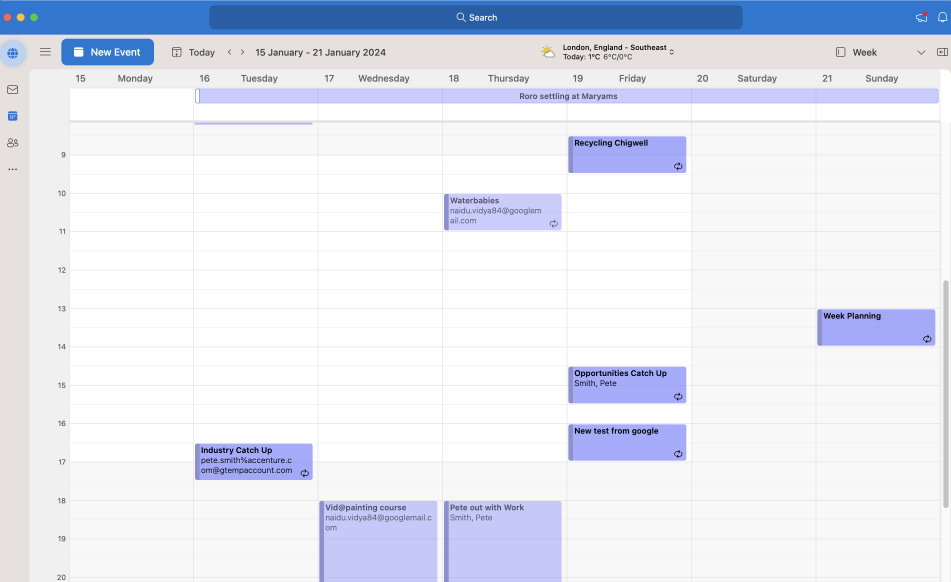
#> input picture images/Screenshot 2024-01-10 at 06.45.42.png, 2852 x 1746 px (shown at 1/3 size)
$ python identify_shapes.py
#> lines starting #> are read from the running program, lines starting #| are printed output that depends on the picture; after the words box and inside, x2 and y2 are one past the last pixel; in counts of white or black regions, pixels touching at a corner belong together
import cv2

# reading image
img = cv2.imread('images/Screenshot 2024-01-10 at 06.45.42.png')
#> img is the input picture: shape (1746, 2852, 3); mean B, G, R 241.9, 231.2, 227.3

# converting image into grayscale image
gray = cv2.cvtColor(img, cv2.COLOR_BGR2GRAY)
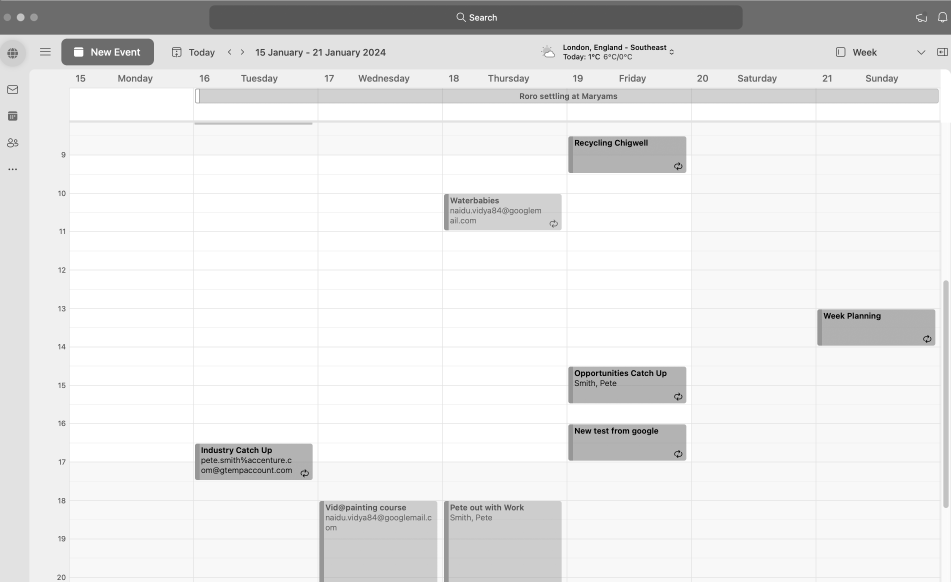
#> gray: shape (1746, 2852) (shown at 1/3 size); min 0, max 255, mean 231.2

# setting threshold of gray image
_, threshold = cv2.threshold(gray, 127, 255, cv2.THRESH_BINARY)
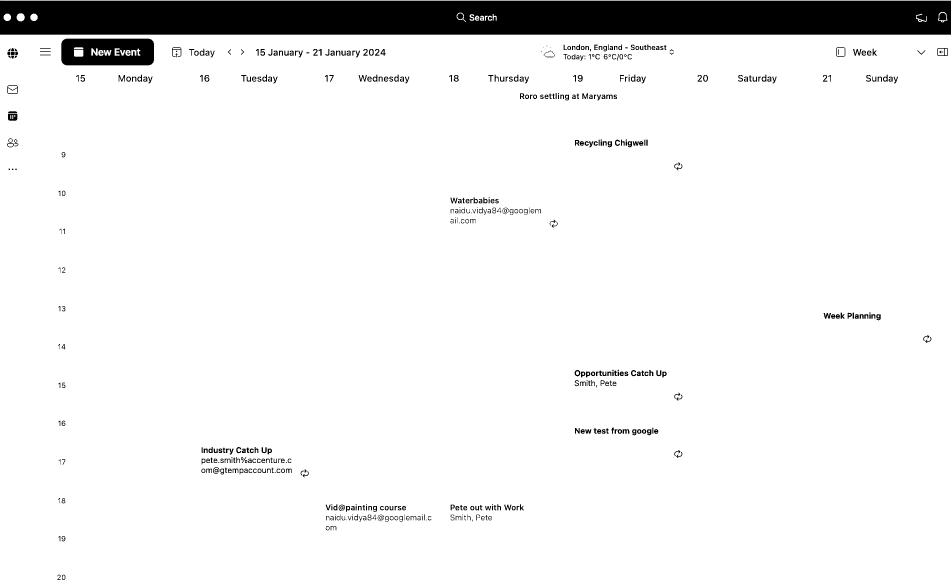
#> threshold: shape (1746, 2852) (shown at 1/3 size); 93% white; 509 black regions (52 under 20 px)

# using a findContours() function
contours, _ = cv2.findContours(
    threshold, cv2.RETR_TREE, cv2.CHAIN_APPROX_SIMPLE)
#> contours = 730 contours, 134 with area under 20; largest, box (x1, y1, x2, y2) and area: (0, 104, 2852, 1746) 4678491, (183, 115, 463, 197) 22309, (0, 0, 2852, 3) 2850, (21, 255, 55, 283) 859, (2507, 141, 2537, 171) 809

i = 0

# list for storing names of shapes
for contour in contours:

    # here we are ignoring first counter because
    # findcontour function detects whole image as shape
    if i == 0:
        i = 1
        continue

    # cv2.approxPloyDP() function to approximate the shape
    approx = cv2.approxPolyDP(
        contour, 0.01 * cv2.arcLength(contour, True), True)

    # using drawContours() function
    cv2.drawContours(img, [contour], 0, (0, 0, 255), 5)

    # finding center point of shape
    M = cv2.moments(contour)
    if M['m00'] != 0.0:
        x = int(M['m10']/M['m00'])
        y = int(M['m01']/M['m00'])

    # putting shape name at center of each shape
    if len(approx) == 3:
        cv2.putText(img, 'Triangle', (x, y),
                    cv2.FONT_HERSHEY_SIMPLEX, 0.6, (255, 255, 255), 2)

    elif len(approx) == 4:
        cv2.putText(img, 'Quadrilateral', (x, y),
                    cv2.FONT_HERSHEY_SIMPLEX, 0.6, (255, 255, 255), 2)

    elif len(approx) == 5:
        cv2.putText(img, 'Pentagon', (x, y),
                    cv2.FONT_HERSHEY_SIMPLEX, 0.6, (255, 255, 255), 2)

    elif len(approx) == 6:
        cv2.putText(img, 'Hexagon', (x, y),
                    cv2.FONT_HERSHEY_SIMPLEX, 0.6, (255, 255, 255), 2)

    else:
        cv2.putText(img, 'circle', (x, y),
                    cv2.FONT_HERSHEY_SIMPLEX, 0.6, (255, 255, 255), 2)
#> this loop made 730 passes
#> (x, y) on passes 2 to 13: (190, 1731), (190, 1731), (176, 1732), (190, 1615), (189, 1612), (178, 1614), (1006, 1583), (995, 1583), (982, 1584), (982, 1584), (1141, 1561), (1416, 1561)
#> (contour, i) on pass 1: ([[0, 104], [0, 1745], [2851, 1745], [2851, 104]], 1)
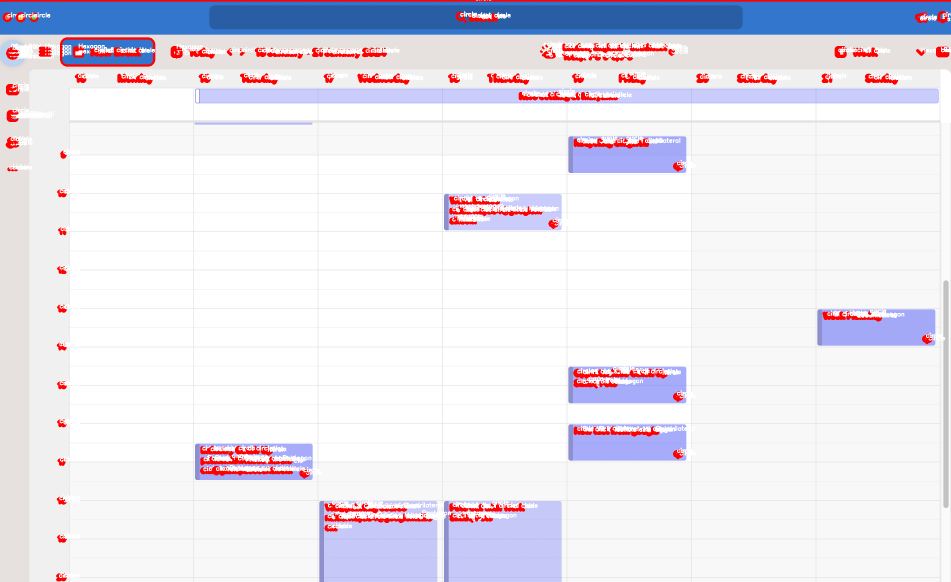
#> img: shape (1746, 2852, 3) (shown at 1/3 size); mean B, G, R 238.3, 229.1, 231.6
#> after the loop, i = 1

# displaying the image after drawing contours
# img = cv2.resize(img, (500, 500))
cv2.imshow('shapes', img)

cv2.waitKey(0)
cv2.destroyAllWindows()

$ run again, with images/Screenshot 2024-01-07 at 06.14.46.png copied over images/Screenshot 2024-01-10 at 06.45.42.png
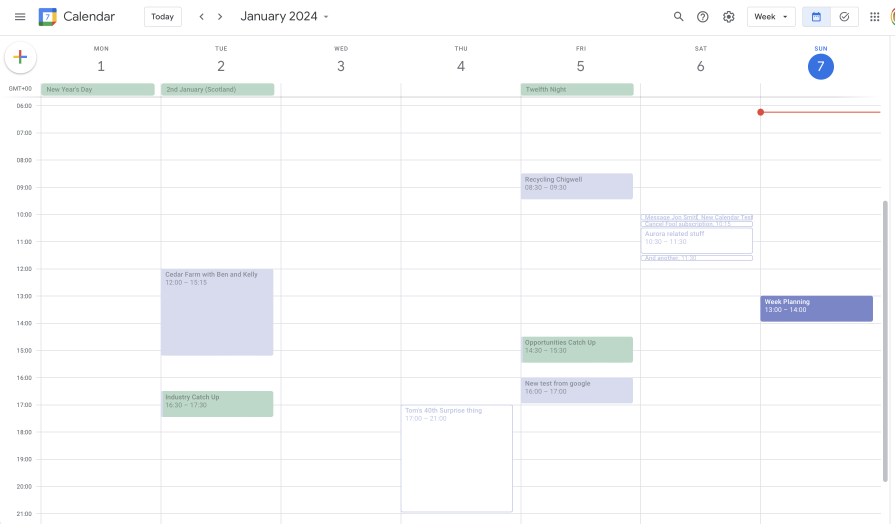
#> input picture images/Screenshot 2024-01-07 at 06.14.46.png, 2684 x 1570 px (shown at 1/3 size)
#> img is the input picture: shape (1570, 2684, 3); mean B, G, R 251, 250, 249.2
#> `_, threshold = cv2.threshold(gray, 127, 255, cv2.THRESH_BINARY)`:
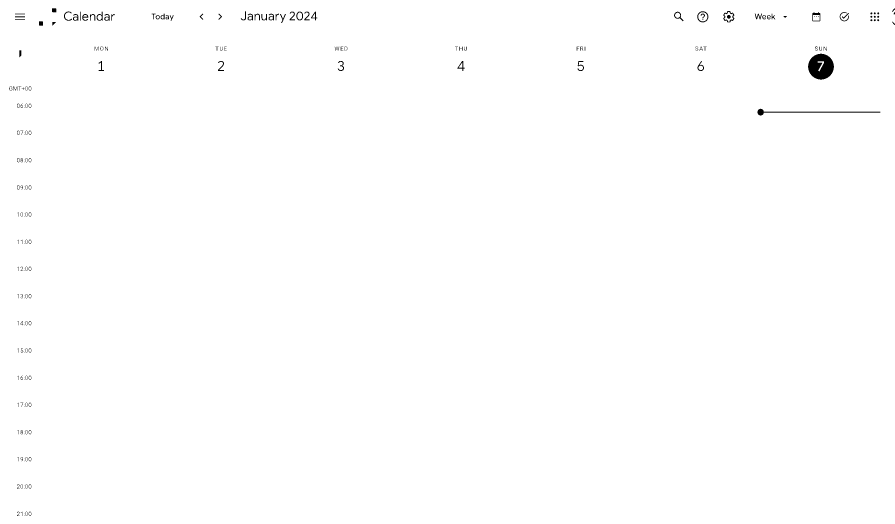
#> threshold: shape (1570, 2684) (shown at 1/3 size); 99.6% white; 195 black regions (52 under 20 px)
#> contours = 492 contours, 328 with area under 20; largest, box (x1, y1, x2, y2) and area: (0, 0, 2684, 1570) 4209538, (2423, 160, 2503, 240) 4777, (2271, 325, 2642, 348) 1728, (2091, 33, 2126, 68) 922, (2169, 32, 2204, 68) 871
#> the loop `for contour in contours:` made 492 passes
#> (approx, x, y) on passes 3, 4, 8, 9, 13, 14, 15: ([[80, 1546], [81, 1545], [82, 1546], [81, 1547]], 81, 1546), ([[76, 1546], [77, 1545], [78, 1546], [77, 1547]], 77, 1546), ([[55, 1541], [56, 1540], [57, 1541], [56, 1542]], 56, 1541), ([[71, 1539], [72, 1538], [73, 1539], [72, 1540]], 72, 1539), ([[61, 1537], [62, 1536], [63, 1537], [62, 1538]], 62, 1537), ([[80, 1536], [81, 1535], [82, 1536], [81, 1537]], 81, 1536), ([[76, 1536], [77, 1535], [78, 1536], [77, 1537]], 77, 1536)
#> after the loop `for contour in contours:`: i = 1

$ run again, with images/Screenshot 2024-01-07 at 06.15.04.png copied over images/Screenshot 2024-01-10 at 06.45.42.png
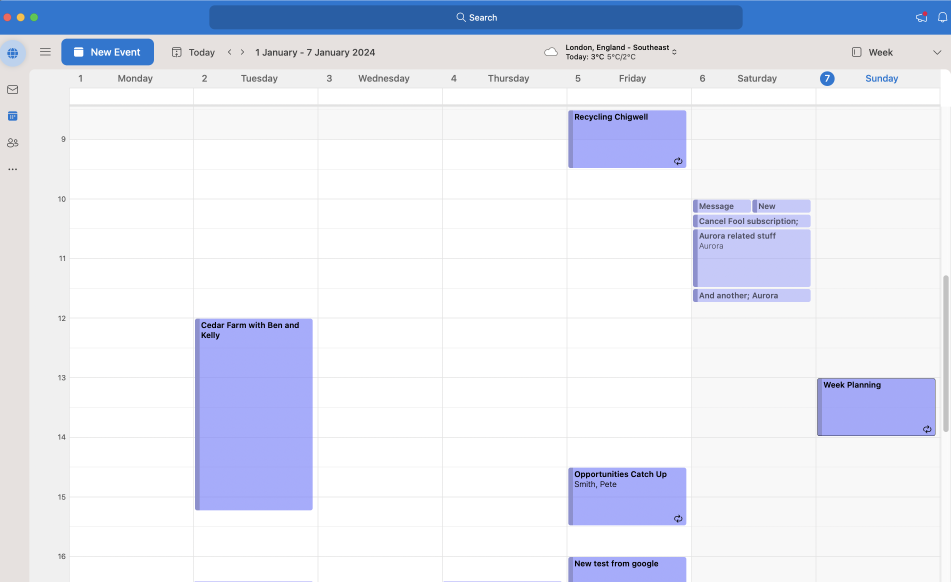
#> input picture images/Screenshot 2024-01-07 at 06.15.04.png, 2852 x 1746 px (shown at 1/3 size)
#> img is the input picture: shape (1746, 2852, 3); mean B, G, R 243, 230.9, 226.8
#> `_, threshold = cv2.threshold(gray, 127, 255, cv2.THRESH_BINARY)`:
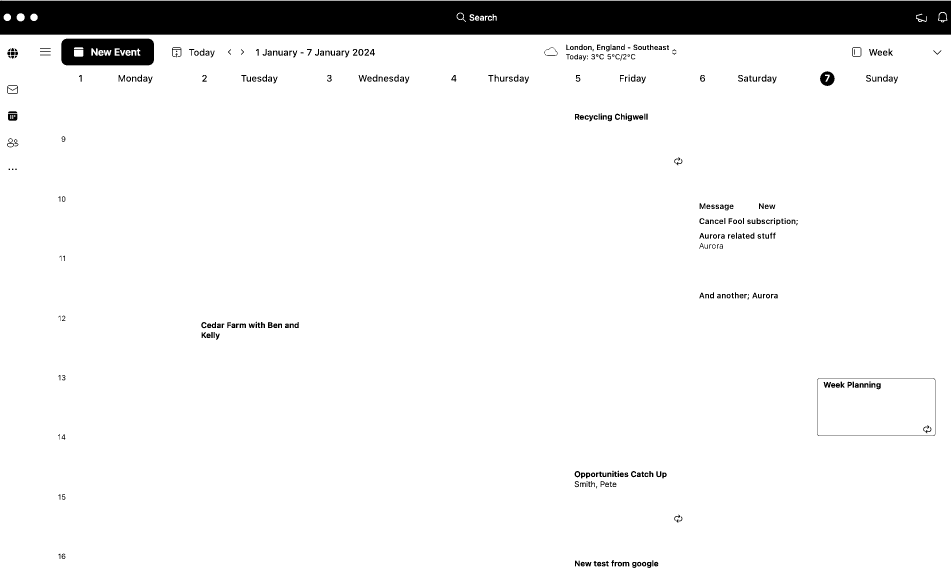
#> threshold: shape (1746, 2852) (shown at 1/3 size); 93.1% white; 380 black regions (28 under 20 px)
#> contours = 549 contours, 101 with area under 20; largest, box (x1, y1, x2, y2) and area: (0, 104, 2852, 1746) 4678491, (2451, 1134, 2807, 1309) 61730, (2453, 1136, 2805, 1307) 59644, (183, 115, 463, 197) 22309, (0, 0, 2852, 3) 2850
#> the loop `for contour in contours:` made 549 passes
#> (contour, approx, x, y) on passes 9, 19: ([[1967, 1689], [1966, 1690], [1970, 1690], [1970, 1689]], [[1966, 1690], [1970, 1690], [1970, 1689], [1967, 1689]], 1968, 1689), ([[1796, 1689], [1795, 1690], [1799, 1690], [1799, 1689]], [[1795, 1690], [1799, 1690], [1799, 1689], [1796, 1689]], 1797, 1689)
#> after the loop `for contour in contours:`:
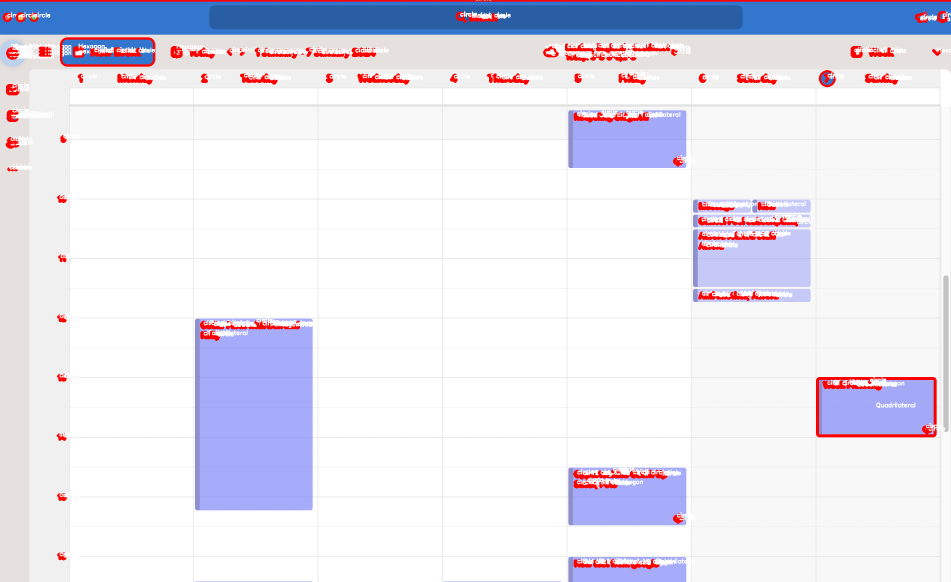
#> img: shape (1746, 2852, 3) (shown at 1/3 size); mean B, G, R 239.6, 228.7, 230.6
#> after the loop `for contour in contours:`: i = 1

$ run again, with images/Screenshot 2024-01-10 at 06.45.57.png copied over images/Screenshot 2024-01-10 at 06.45.42.png
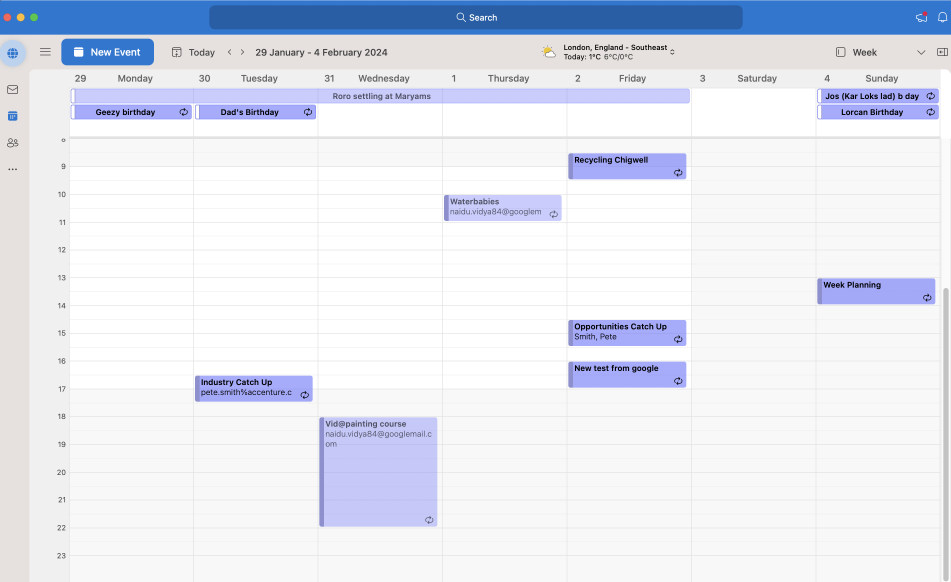
#> input picture images/Screenshot 2024-01-10 at 06.45.57.png, 2852 x 1746 px (shown at 1/3 size)
#> img is the input picture: shape (1746, 2852, 3); mean B, G, R 241.1, 231.2, 227.3
#> `_, threshold = cv2.threshold(gray, 127, 255, cv2.THRESH_BINARY)`:
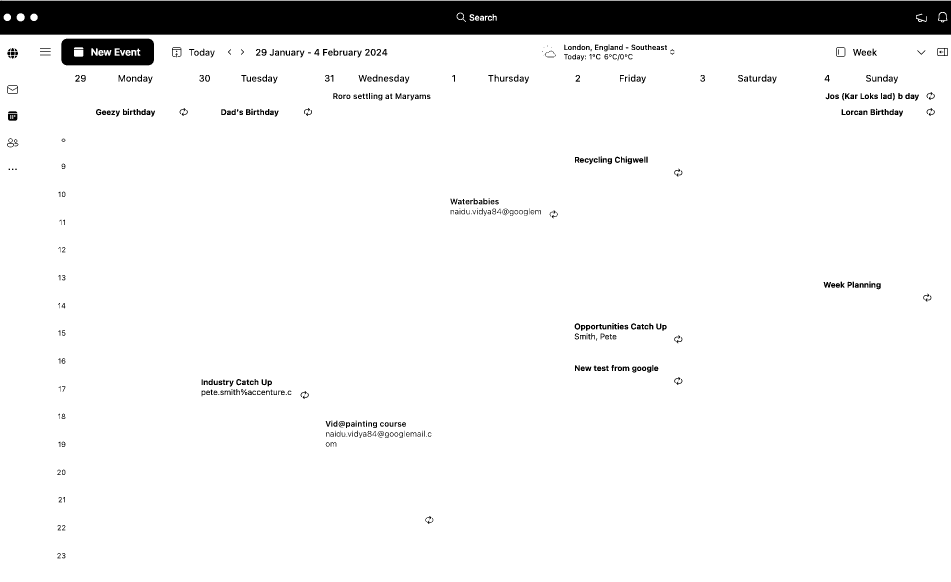
#> threshold: shape (1746, 2852) (shown at 1/3 size); 92.9% white; 529 black regions (47 under 20 px)
#> contours = 758 contours, 138 with area under 20; largest, box (x1, y1, x2, y2) and area: (0, 104, 2852, 1746) 4678491, (183, 115, 463, 197) 22309, (0, 0, 2852, 3) 2850, (21, 255, 55, 283) 859, (2507, 141, 2537, 171) 809
#> the loop `for contour in contours:` made 758 passes
#> (x, y) on passes 2 to 9: (191, 1666), (176, 1667), (190, 1583), (177, 1583), (1290, 1564), (1284, 1554), (192, 1497), (180, 1499)
#> after the loop `for contour in contours:`:
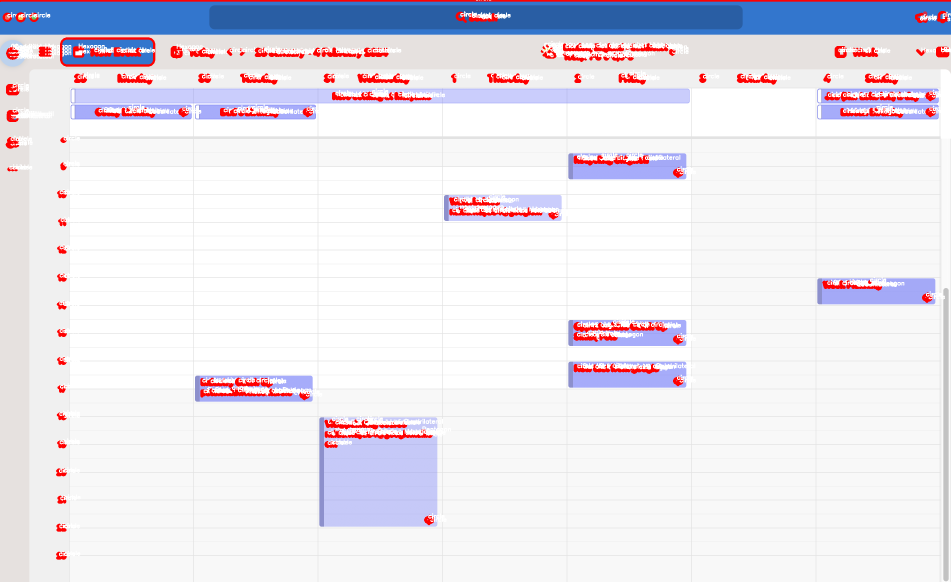
#> img: shape (1746, 2852, 3) (shown at 1/3 size); mean B, G, R 237.4, 229.1, 231.9
#> after the loop `for contour in contours:`: i = 1
